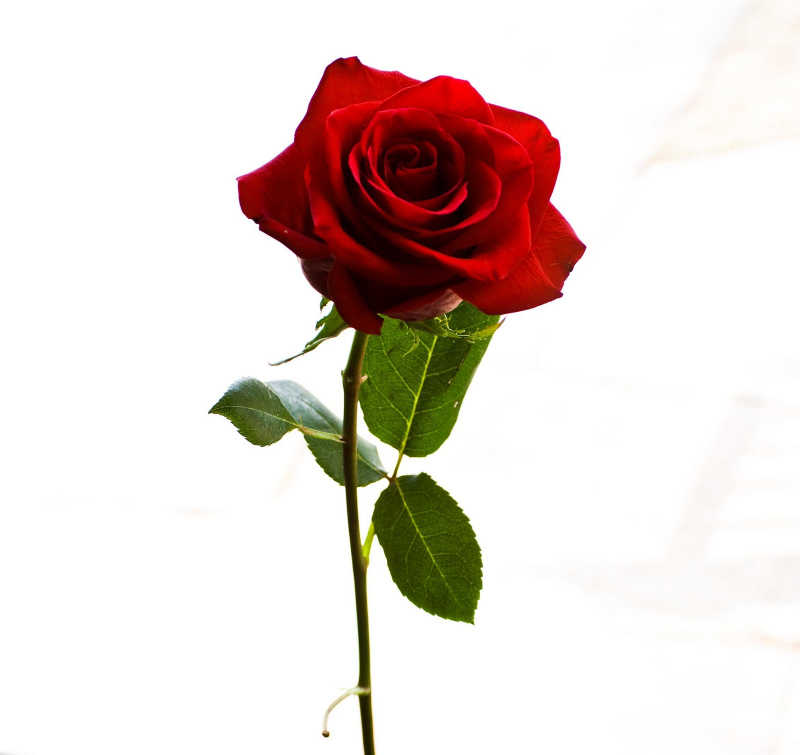
%> input picture 8-Active-contours/SessioneLaboratorioContorniAttivi/Chan-Vese/immaginiTest/rosa.jpg, 1600 x 1509 px (shown at 1/2 size)
$ octave lab6.m   (GNU Octave 9; MATLAB toolbox functions it lacks are replaced by stand-ins)
%> lines starting %> are read from the running program, lines starting %| are printed output that depends on the picture; in (x1, y1, x2, y2) boxes, pixels count from 0 and x2, y2 are one past the last pixel; in counts of white or black regions, pixels touching at a corner belong together; the program's own positions count from 1
%> further down, Irosa is the input picture: size 1509x1600x3 uint8; mean R, G, B 228.5, 216.9, 211.7
### 8-Active-contours/SessioneLaboratorioContorniAttivi/Chan-Vese/chenvese.m
%==========================================================================
%
%   Active contour with Chen-Vese Method
%   for image segementation
%
%   Implemented by Yue Wu (yue.wu@tufts.edu)
%   Tufts University
%   Feb 2009
%   http://sites.google.com/site/rexstribeofimageprocessing/
%
%   all rights reserved
%   Last update 02/26/2009
%--------------------------------------------------------------------------
%   Usage of varibles:
%   input:
%       I           = any gray/double/RGB input image
%       mask        = initial mask, either customerlized or built-in
%       num_iter    = total number of iterations
%       mu          = weight of length term
%       method      = submethods pick from ('chen','vector','multiphase')
%
%   Types of built-in mask functions
%       'small'     = create a small circular mask
%       'medium'    = create a medium circular mask
%       'large'     = create a large circular mask
%       'whole'     = create a mask with holes around
%       'whole+small' = create a two layer mask with one layer small
%                       circular mask and the other layer with holes around
%                       (only work for method 'multiphase')
%   Types of methods
%       'chen'      = general CV method
%       'vector'    = CV method for vector image
%       'multiphase'= CV method for multiphase (2 phases applied here)
%
%   output:
%       phi0        = updated level set function
%
%--------------------------------------------------------------------------
%
% Description: This code implements the paper: "Active Contours Without
% Edges" by Chan and Vese for method 'chen', the paper:"Active Contours Without
% Edges for vector image" by Chan and Vese for method 'vector', and the paper
% "A Multiphase Level Set Framework for Image Segmentation Using the
% Mumford and Shah Model" by Chan and Vese.
%
%--------------------------------------------------------------------------
% Deomo: Please see HELP file for details
%==========================================================================

function seg = chenvese(I,mask,num_iter,mu,lambda1,lambda2, vi,reverseColor,method)
%> called with mask = 'medium', num_iter = 800, mu = 0.2, lambda1 = 1, lambda2 = 1, vi = 0, reverseColor = 1, method = 'chan'

%%
%-- Default settings
%   length term mu = 0.2 and default method = 'chan'
  if(~exist('mu','var'))
    mu=0.2;
  end

  if(~exist('method','var'))
    method = 'chan';
  end

  if(~exist('lambda1','var'))
    lambda1 = 1;
  end

  if(~exist('lambda2','var'))
    lambda2 = 1;
  end

  if(~exist('vi','var'))
    vi = 0;
  end

  if(~exist('reverseColor','var'))
    reverseColor = 1;
  end


%-- End default settings

%%
%-- Initializations on input image I and mask
%  resize original image
   s = 200./min(size(I,1),size(I,2)); % resize scale
%> s = 0.662
   if s<1
       I = imresize(I,s);
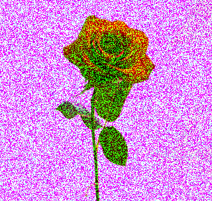
%> I: size 201x212x3 uint8; mean R, G, B 207.9, 144.4, 211.6
   end

%   auto mask settings
  if ischar(mask)
      switch lower (mask)
          case 'small'
              mask = maskcircle2(I,'small');
          case 'medium'
              mask = maskcircle2(I,'medium');
          case 'large'
              mask = maskcircle2(I,'large');
          case 'whole'
              mask = maskcircle2(I,'whole');
              %mask = init_mask(I,30);
          case 'whole+small'
              m1 = maskcircle2(I,'whole');
              m2 = maskcircle2(I,'small');
              mask = zeros(size(I,1),size(I,2),2);
              mask(:,:,1) = m1(:,:,1);
              mask(:,:,2) = m2(:,:,2);
          otherwise
              error('unrecognized mask shape name (MASK).');
      end
  else
      if s<1
          %mask = imresize(mask,s);
          mask = imresize(mask,s,'nearest');
      end
      if size(mask,1)>size(I,1) || size(mask,2)>size(I,2)
          error('dimensions of mask unmathch those of the image.')
      end
      switch lower(method)
          case 'multiphase'
              if  (size(mask,3) == 1)
                  error('multiphase requires two masks but only gets one.')
              end
      end

  end


switch lower(method)
    case 'chan'
        if size(I,3)== 3
            P = rgb2gray(uint8(I));
            P = double(P);
        elseif size(I,3) == 2
            P = 0.5.*(double(I(:,:,1))+double(I(:,:,2)));
        else
            P = double(I);
        end
        layer = 1;

    case 'vector'
        s = 200./min(size(I,1),size(I,2)); % resize scale
        I = imresize(I,s);
        mask = imresize(mask,s);
        layer = size(I,3);
        if layer == 1
            display('only one image component for vector image')
        end
        P = double(I);

    case 'multiphase'
        layer = size(I,3);
        if size(I,1)*size(I,2)>200^2
            s = 200./min(size(I,1),size(I,2)); % resize scale
            I = imresize(I,s);
            mask = imresize(mask,s);
        end

        P = double(I);  %P store the original image
    otherwise
        error('!invalid method')
end
%-- End Initializations on input image I and mask

%%
%--   Core function
switch lower(method)
    case {'chan','vector'}
        %-- SDF
        %   Get the distance map of the initial mask

        mask = mask(:,:,1);
        phi0 = bwdist(mask)-bwdist(1-mask)+im2double(mask)-.5;
        phi0 = -phi0;


        %   initial force, set to eps to avoid division by zeros
        force = eps;
        %-- End Initialization

        %-- Display settings
          figure();
          subplot(2,2,1); imshow(I); title('Input Image');
          subplot(2,2,2); contour(flipud(phi0), [0 0], 'r','LineWidth',1); title('initial contour');
          subplot(2,2,3); title('Segmentation');
        %-- End Display original image and mask

        %-- Main loop
          for n=1:num_iter
              inidx = find(phi0>=0); % frontground index
              outidx = find(phi0<0); % background index
              force_image = 0; % initial image force for each layer
              for i=1:layer
                  L = im2double(P(:,:,i)); % get one image component
                  c1 = sum(sum(L.*Heaviside(phi0)))/(length(inidx)+eps); % average inside of Phi0
                  c2 = sum(sum(L.*(1-Heaviside(phi0))))/(length(outidx)+eps); % verage outside of Phi0
                  force_image=-lambda1*(L-c1).^2+lambda2*(L-c2).^2+force_image;
                  % sum Image Force on all components (used for vector image)
                  % if 'chan' is applied, this loop become one sigle code as a
                  % result of layer = 1
              end

              % calculate the external force of the image
              force = mu*kappa(phi0)./max(max(abs(kappa(phi0))))+1/layer.*force_image;
              force = force - vi * length(inidx);

              % normalized the force
              force = force./(max(max(abs(force))));

              % get stepsize dt
              dt=0.5;

              % get parameters for checking whether to stop
              old = phi0;
              phi0 = phi0+dt.*force;
              new = phi0;

              indicator = checkstop(old,new,dt);
              indicator = false;
              % intermediate output
              if(mod(n,20) == 0)
                 showphi(I,phi0,n);
              end;
              if indicator % decide to stop or continue
                  showphi(I,phi0,n);

                  %make mask from SDF
                  seg = phi0<=0; %-- Get mask from levelset

                  subplot(2,2,4); imshow(seg); title('Global Region-Based Segmentation');

                  return;
              end
          end;
          showphi(I,phi0,n);

          %make mask from SDF
          seg = (reverseColor*phi0)<=0; %-- Get mask from levelset

          subplot(2,2,4); imshow(seg); title('Global Region-Based Segmentation');
    case 'multiphase'
        %-- Initializations
        %   Get the distance map of the initial masks
        mask1 = mask(:,:,1);
        mask2 = mask(:,:,2);
        phi1=bwdist(mask1)-bwdist(1-mask1)+im2double(mask1)-.5;%Get phi1 from the initial mask 1
        phi2=bwdist(mask2)-bwdist(1-mask2)+im2double(mask2)-.5;%Get phi1 from the initial mask 2

        %-- Display settings
        figure();
        subplot(2,2,1);
        if layer ~= 1
            imshow(I); title('Input Image');
        else
            imagesc(P); axis image; colormap(gray);title('Input Image');
        end
        subplot(2,2,2);
        hold on
        contour(flipud(mask1),[0,0],'r','LineWidth',2.5);
        contour(flipud(mask1),[0,0],'x','LineWidth',1);
        contour(flipud(mask2),[0,0],'g','LineWidth',2.5);
        contour(flipud(mask2),[0,0],'x','LineWidth',1);
        title('initial contour');
        hold off
        subplot(2,2,3); title('Segmentation');
        %-- End display settings

        %Main loop
        for n=1:num_iter
              %-- Narrow band for each phase
              nb1 = find(phi1<1.2 & phi1>=-1.2); %narrow band of phi1
              inidx1 = find(phi1>=0); %phi1 frontground index
              outidx1 = find(phi1<0); %phi1 background index

              nb2 = find(phi2<1.2 & phi2>=-1.2); %narrow band of phi2
              inidx2 = find(phi2>=0); %phi2 frontground index
              outidx2 = find(phi2<0); %phi2 background index
              % [7 lines of commented-out code are left out]

              cc11 = intersect(inidx1,inidx2); %index belong to (phi1>0 & phi2>0)
              cc12 = intersect(inidx1,outidx2); %index belong to (phi1>0 & phi2<0)
              cc21 = intersect(outidx1,inidx2); %index belong to (phi1<0 & phi2>0)
              cc22 = intersect(outidx1,outidx2); %index belong to (phi1<0 & phi2<0)

              f_image11 = 0;
              f_image12 = 0;
              f_image21 = 0;
              f_image22 = 0; % initial image force for each layer

              for i=1:layer
                  L = im2double(P(:,:,i)); % get one image component

              if isempty(cc11)
                  c11 = eps;
              else
                  c11 = mean(L(cc11));
              end

              if isempty(cc12)
                  c12 = eps;
              else
                  c12 = mean(L(cc12));
              end

              if isempty(cc21)
                  c21 = eps;
              else
                  c21 = mean(L(cc21));
              end

              if isempty(cc22)
                  c22 = eps;
              else
                  c22 = mean(L(cc22));
              end

              %-- End mean calculation

              %-- Force calculation and normalization
              % force on each partition

              f_image11=(L-c11).^2.*Heaviside(phi1).*Heaviside(phi2)+f_image11;
              f_image12=(L-c12).^2.*Heaviside(phi1).*(1-Heaviside(phi2))+f_image12;
              f_image21=(L-c21).^2.*(1-Heaviside(phi1)).*Heaviside(phi2)+f_image21;
              f_image22=(L-c22).^2.*(1-Heaviside(phi1)).*(1-Heaviside(phi2))+f_image22;
              end

                  % sum Image Force on all components (used for vector image)
                  % if 'chan' is applied, this loop become one sigle code as a
                  % result of layer = 1

              % calculate the external force of the image

              % curvature on phi1
              curvature1 = mu*kappa(phi1);
              curvature1 = curvature1(nb1);
              % image force on phi1
              fim1 = 1/layer.*(-f_image11(nb1)+f_image21(nb1)-f_image12(nb1)+f_image22(nb1));
              fim1 = fim1./max(abs(fim1)+eps);

              % curvature on phi2
              curvature2 = mu*kappa(phi2);
              curvature2 = curvature2(nb2);
              % image force on phi2
              fim2 = 1/layer.*(-f_image11(nb2)+f_image12(nb2)-f_image21(nb2)+f_image22(nb2));
              fim2 = fim2./max(abs(fim2)+eps);

              % force on phi1 and phi2
              force1 = curvature1+fim1;
              force2 = curvature2+fim2;
              %-- End force calculation

              % detal t
              dt = 1.5;

              old(:,:,1) = phi1;
              old(:,:,2) = phi2;

              %update of phi1 and phi2
              phi1(nb1) = phi1(nb1)+dt.*force1;
              phi2(nb2) = phi2(nb2)+dt.*force2;

              new(:,:,1) = phi1;
              new(:,:,2) = phi2;

              indicator = checkstop(old,new,dt);

              if indicator
                 showphi(I, new, n);
                 %make mask from SDF
                 seg11 = (phi1>0 & phi2>0); %-- Get mask from levelset
                 seg12 = (phi1>0 & phi2<0);
                 seg21 = (phi1<0 & phi2>0);
                 seg22 = (phi1<0 & phi2<0);

                 se = strel('disk',1);
                 aa1 = imerode(seg11,se);
                 aa2 = imerode(seg12,se);
                 aa3 = imerode(seg21,se);
                 aa4 = imerode(seg22,se);
                 seg = aa1+2*aa2+3*aa3+4*aa4;

                 subplot(2,2,4); imagesc(seg);axis image;title('Global Region-Based Segmentation');

                  return
              end
              % re-initializations
              phi1 = reinitialization(phi1, 0.6);%sussman(phi1, 0.6);%
              phi2 = reinitialization(phi2, 0.6);%sussman(phi2,0.6);

              %intermediate output
              if(mod(n,20) == 0)
                 phi(:,:,1) = phi1;
                 phi(:,:,2) = phi2;
                 showphi(I, phi, n);
              end;
          end;
          phi(:,:,1) = phi1;
          phi(:,:,2) = phi2;
          showphi(I, phi, n);
          %make mask from SDF
        seg11 = (phi1>0 & phi2>0); %-- Get mask from levelset
        seg12 = (phi1>0 & phi2<0);
        seg21 = (phi1<0 & phi2>0);
        seg22 = (phi1<0 & phi2<0);

        se = strel('disk',1);
        aa1 = imerode(seg11,se);
        aa2 = imerode(seg12,se);
        aa3 = imerode(seg21,se);
        aa4 = imerode(seg22,se);
        seg = aa1+2*aa2+3*aa3+4*aa4;
        %seg = bwlabel(seg);
        subplot(2,2,4); imagesc(seg);axis image;title('Global Region-Based Segmentation');
end

### 8-Active-contours/SessioneLaboratorioContorniAttivi/Chan-Vese/maskcircle2.m

function m = maskcircle2(I,type)
%> called with type = 'medium'
% auto pick a circular mask for image I
% built-in mask creation function
% Input: I   : input image
%        type: mask shape keywords
% Output: m  : mask image

% Copyright (c) 2009,
% Yue Wu @ ECE Department, Tufts University
% All Rights Reserved

if size(I,3)~=3
    temp = double(I(:,:,1));
else
    temp = double(rgb2gray(I));
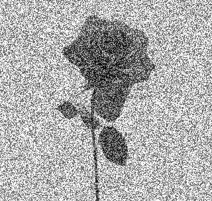
%> temp: size 201x212 double; min 4, max 255, mean 171.1
end

h = [0 1 0; 1 -4 1; 0 1 0];
T = conv2(temp,h);
T(1,:) = 0;
T(end,:) = 0;
T(:,1) = 0;
T(:,end) = 0;
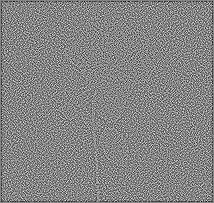
%> T: size 203x214 double; min -527, max 479, mean -3.5; drawn with min black and max white

thre = max(max(abs(T)))*.5;
%> thre = 263.5
idx = find(abs(T) > thre);
%> idx = 3368 values from 205 to 43233
[cx,cy] = ind2sub(size(T),idx);
%> cx = 3368 values, max 202 at index 70, min 2 at index 1, mean 100.8; cy = 3368 values from 2 to 213
cx = round(mean(cx));
%> cx = 101
cy = round(mean(cy));
%> cy = 108

[x,y] = meshgrid(1:min(size(temp,1),size(temp,2)));

m = zeros(size(temp));
[p,q] = size(temp);
%> p = 201; q = 212

switch lower (type)
    case 'small'
        r = 10;
        n = zeros(size(x));
        n((x-cx).^2+(y-cy).^2<r.^2) = 1;
        m(1:size(n,1),1:size(n,2)) = n;
        %m((x-cx).^2+(y-cy).^2<r.^2) = 1;
    case 'medium'
        r = min(min(cx,p-cx),min(cy,q-cy));
%> r = 100
        r = max(2/3*r,25);
%> r = 66.67
        n = zeros(size(x));
        n((x-cx).^2+(y-cy).^2<r.^2) = 1;
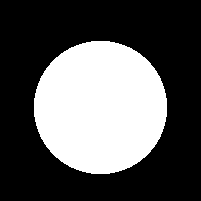
%> n: size 201x201 double; values 0 (black) and 1 (white), 34.6% white; 1 white region, box (x1, y1, x2, y2) and area: (34, 41, 167, 174) 13965
        m(1:size(n,1),1:size(n,2)) = n;
        %m((x-cx).^2+(y-cy).^2<r.^2) = 1;
    case 'large'
        r = min(min(cx,p-cx),min(cy,q-cy));
        r = max(2/3*r,60);
        n = zeros(size(x));
        n((x-cx).^2+(y-cy).^2<r.^2) = 1;
        m(1:size(n,1),1:size(n,2)) = n;
        %m((x-cx).^2+(y-cy).^2<r.^2) = 1;
    case 'whole'
        r = 9;
        m = zeros(round(ceil(max(p,q)/2/(r+1))*3*(r+1)));
        siz = size(m,1);
        sx = round(siz/2);
        i = 1:round(siz/2/(r+1));
        j = 1:round(0.9*siz/2/(r+1));
        j = j-round(median(j));
        m(sx+2*j*(r+1),(2*i-1)*(r+1)) = 1;
        se = strel('disk',r);
        m = imdilate(m,se);
        m = m(round(siz/2-p/2-6):round(siz/2-p/2-6)+p-1,round(siz/2-q/2-6):round(siz/2-q/2-6)+q-1);
end
        tem(:,:,1) = m;
        M = padarray(m,[floor(2/3*r),floor(2/3*r)],0,'post');
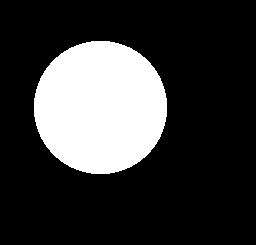
%> M: size 245x256 double; values 0 (black) and 1 (white), 22.3% white; 1 white region, box (x1, y1, x2, y2) and area: (34, 41, 167, 174) 13965
        tem(:,:,2) = M(floor(2/3*r)+1:end,floor(2/3*r)+1:end);
        m = tem;
return

### 8-Active-contours/SessioneLaboratorioContorniAttivi/Chan-Vese/kappa.m
function KG = kappa(I)
% get curvature information of input image
% input: 2D image I
% output: curvature matrix KG

% Copyright (c) 2009,
% Yue Wu @ ECE Department, Tufts University
% All Rights Reserved

I = double(I);
[m,n] = size(I);
P = padarray(I,[1,1],1,'pre');
P = padarray(P,[1,1],1,'post');

% central difference
fy = P(3:end,2:n+1)-P(1:m,2:n+1);
fx = P(2:m+1,3:end)-P(2:m+1,1:n);
fyy = P(3:end,2:n+1)+P(1:m,2:n+1)-2*I;
fxx = P(2:m+1,3:end)+P(2:m+1,1:n)-2*I;
fxy = 0.25.*(P(3:end,3:end)-P(1:m,3:end)+P(3:end,1:n)-P(1:m,1:n));
G = (fx.^2+fy.^2).^(0.5);
K = (fxx.*fy.^2-2*fxy.*fx.*fy+fyy.*fx.^2)./((fx.^2+fy.^2+eps).^(1.5));
KG = K.*G;
KG(1,:) = eps;
KG(end,:) = eps;
KG(:,1) = eps;
KG(:,end) = eps;
KG = KG./max(max(abs(KG)));

### 8-Active-contours/SessioneLaboratorioContorniAttivi/Chan-Vese/checkstop.m
function indicator = checkstop(old,new,dt)
% indicate whether we should performance further iteraions or stop

% Copyright (c) 2009,
% Yue Wu @ ECE Department, Tufts University
% All Rights Reserved

layer = size(new,3);

for i = 1:layer
    old_{i} = old(:,:,i);
    new_{i} = new(:,:,i);
end

if layer
    ind = find(abs(new)<=.5);
    M = length(ind);
    Q = sum(abs(new(ind)-old(ind)))./M;
    if Q<=dt*.18^2
        indicator = 1;
    else
        indicator = 0;
    end
else
    ind1 = find(abs(old_{1})<1);
    ind2 = find(abs(old_{2})<1);
    M1 = length(ind1);
    M2 = length(ind2);
    Q1 = sum(abs(new_{1}(ind1)-old_{1}(ind1)))./M1;
    Q2 = sum(abs(new_{2}(ind2)-old_{2}(ind2)))./M2;
    if Q1<=dt*.18^2 && Q2<=dt*.18^2
        indicator = 1;
    else
        indicator = 0;
    end
end
return

### 8-Active-contours/SessioneLaboratorioContorniAttivi/Chan-Vese/showphi.m
function showphi(I, phi, i)
% show curve evolution of phi

% Copyright (c) 2009,
% Yue Wu @ ECE Department, Tufts University
% All Rights Reserved

for j = 1:size(phi,3)
    phi_{j} = phi(:,:,j);
end
  imshow(I,'initialmagnification','fit','displayrange',[0 255]);
  hold on;

  if size(phi,3) == 1
      contour(phi_{1}, [0 0], 'g','LineWidth',1);
      contour(phi_{1}, [0 0], 'g','LineWidth',1);
  else
      contour(phi_{1}, [0 0], 'r','LineWidth',4);
      contour(phi_{1}, [0 0], 'x','LineWidth',1.3);
      contour(phi_{2}, [0 0], 'g','LineWidth',4);
      contour(phi_{2}, [0 0], 'x','LineWidth',1.3);
  end
  hold off;
  title([num2str(i) ' Iterations']);
  drawnow;

### 8-Active-contours/SessioneLaboratorioContorniAttivi/Chan-Vese/lab6.m
% Osservare il risultato della segmentazione con il metodo 'vector' su
% immagini rumorose
Irosa = imread('immaginiTest/rosa.jpg');
Irosa = imresize(Irosa,0.2);
imshow(Irosa);
% Applicare rumore
Irosa(:,:,1) = imnoise(Irosa(:,:,1),'speckle');
Irosa(:,:,2) = imnoise(Irosa(:,:,2),'salt & pepper',0.8);
chenvese(Irosa,'medium',800,0.2,1,1,0,1,'chan');
%> in chenvese, `phi0 = -phi0;`:
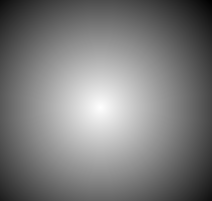
%> phi0: size 201x212 single; min -87.18, max 66.21, mean -12.6; drawn with min black and max white
%> (the run ends here)
